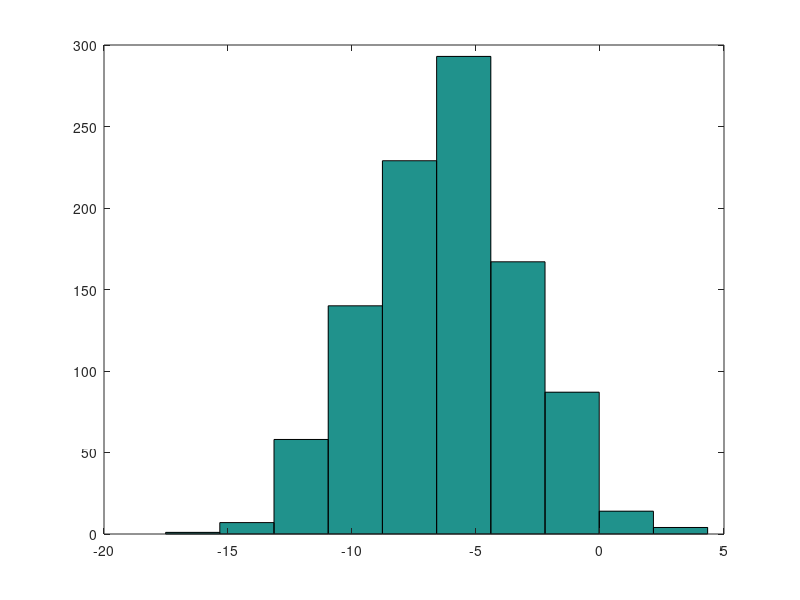

Here is the MATLAB script that generated this plot:
% Basic operations

a = 2 + 2;
b = 2 / 2;
c = 2^2;
d = 2-2;
e = 2*4;

a
b
c
d
e

1 == 1
1 ~= 2

name = 'Felipe Santana';

my_pi = pi;
display(my_pi);
display(sprintf('2 decimal PI: %0.2f', my_pi));


% Matrix
printf('\n\nMatrix\n\n');

printf("\nA is a 3x2 matrix\n");
A = [1 2 ; 3 4 ; 5 6];
A

printf("\nrow_vector is a row vector\n");
row_vector = [1 2 3]

printf("\ncolumn_vector is a column vector\n");
column_vector = [1 ; 2 ; 3]

printf("\nincrement_vector is a vector that starts in 1 and increments by 0.1 until it gets 2\n");
increment_vector = 1 : 0.1 : 2
another_increment_vector = 1 : 6

printf("\n ones(m, n) function create a matrix MxN with the number one\n");
my_ones = ones(2, 3)
my_twos = 2 * ones(2,3)

printf("\n zeros(m, n) function create a matrix MxN with the number zero\n");
my_zeros = zeros(2, 3)

printf("\nrandom matrix with numbers between 0 <= X <= 1\n");
my_random = rand(4, 4)

printf("\nrandom matrix with numbers in a gaussian distribution\n");
my_gaussian = randn(4, 4)

printf("\nA more complex function and displaying its chart\n");
w = -6 + sqrt(10) * (randn(1, 1000));
hist(w);

printf("\nIdentity Matrix\n");
eye(6)